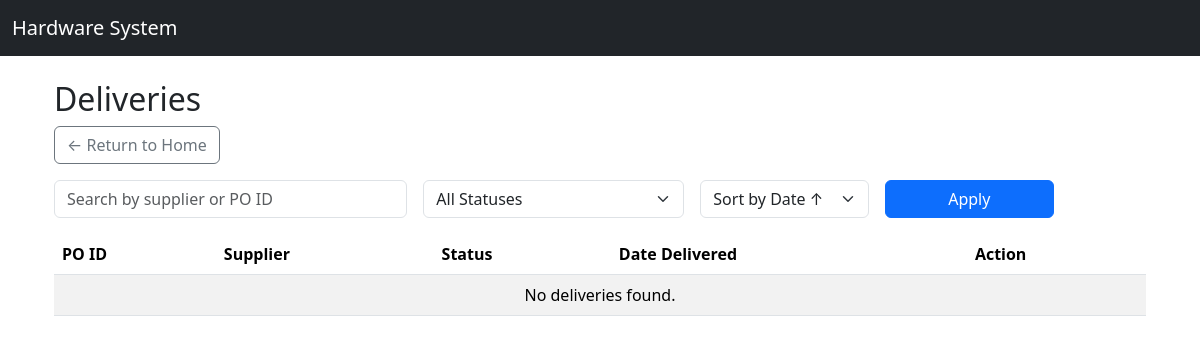
/deliveries/, run on an earlier commit of the app's database.
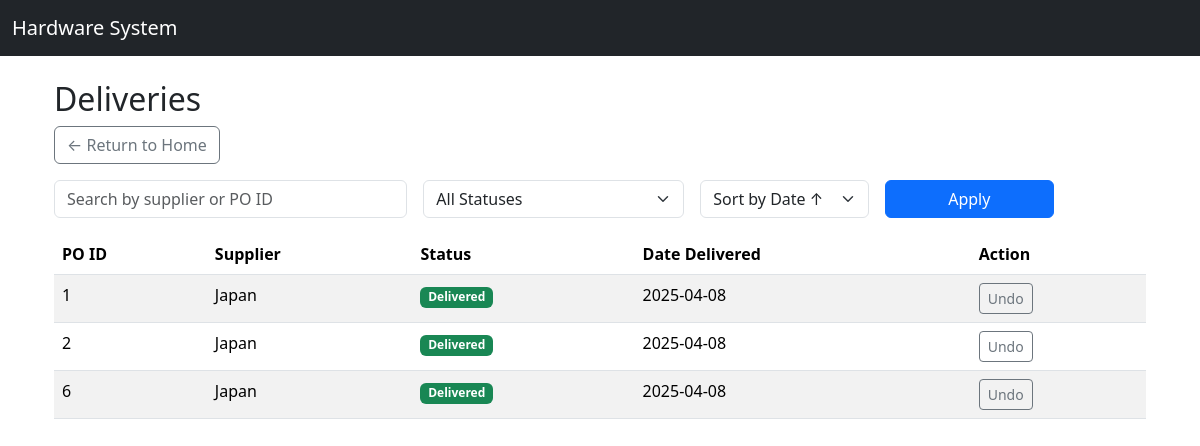
And on a later commit of the database.
### core/models.py (models this page shows, shortened)
class Delivery(models.Model):
    purchase_order = models.ForeignKey('PurchaseOrder', on_delete=models.CASCADE)
    delivery_date = models.DateField()
    received_by = models.ForeignKey('auth.User', on_delete=models.SET_NULL, null=True)
    notes = models.TextField(blank=True, null=True)
    delivered = models.BooleanField(default=False)

class PurchaseOrder(models.Model):
    supplier = models.ForeignKey(Supplier, on_delete=models.CASCADE)
    date_created = models.DateField(auto_now_add=True)
    expected_delivery_date = models.DateField(blank=True, null=True)
    status = models.CharField(max_length=20, default='Pending')  # e.g., Pending, Delivered, Cancelled

class Supplier(models.Model):
    name = models.CharField(max_length=255)
    contact_person = models.CharField(max_length=255, blank=True, null=True)
    email = models.EmailField(blank=True, null=True)
    phone = models.CharField(max_length=20, blank=True, null=True)
    address = models.TextField(blank=True, null=True)

### core/views.py (the view)
# urls.py: path('deliveries/', views.delivery_list, name='delivery_list'),
def delivery_list(request):
    search_query = request.GET.get('search', '')
    status_filter = request.GET.get('status', '')
    sort_by = request.GET.get('sort', 'delivery_date')
    deliveries = Delivery.objects.all()
    if search_query:
        deliveries = deliveries.filter(
            Q(purchase_order__supplier__name__icontains=search_query) |
            Q(purchase_order__id__icontains=search_query)
        )
    if status_filter == 'delivered':
        deliveries = deliveries.filter(delivered=True)
    elif status_filter == 'not_delivered':
        deliveries = deliveries.filter(delivered=False)
    if sort_by in ['delivery_date', '-delivery_date', 'delivered']:
        deliveries = deliveries.order_by(sort_by)
    paginator = Paginator(deliveries, 10)
    page_number = request.GET.get("page")
    page_obj = paginator.get_page(page_number)
    context = {
        'deliveries': page_obj,
        'search_query': search_query,
        'status_filter': status_filter,
        'sort_by': sort_by
    }
    return render(request, 'core/delivery_list.html', context)

### core/templates/core/delivery_list.html (shortened to what this page needs)
{% extends 'base.html' %}
{% block content %}
<div class="container mt-4">
  <h2>Deliveries</h2>
  <a href="{% url 'home' %}" class="btn btn-outline-secondary mb-3">← Return to Home</a>
  <form method="get" class="row g-3 mb-3">
    <div class="col-md-4">
      <input type="text" name="search" class="form-control" placeholder="Search by supplier or PO ID" value="{{ search_query }}">
    </div>
    <div class="col-md-3">
      <select name="status" class="form-select">
        <option value="">All Statuses</option>
      </select>
    </div>
    <div class="col-md-2">
      <select name="sort" class="form-select">
        <option value="delivery_date" {% if sort_by == 'delivery_date' %}selected{% endif %}>Sort by Date ↑</option>
      </select>
    </div>
    <div class="col-md-2">
      <button type="submit" class="btn btn-primary w-100">Apply</button>
    </div>
  </form>
  <table class="table table-striped">
    <thead>
      <tr>
        <th>PO ID</th>
        <th>Supplier</th>
        <th>Status</th>
        <th>Date Delivered</th>
        <th>Action</th>
      </tr>
    </thead>
    <tbody>
      {% for delivery in deliveries %}
      <tr>
        <td>{{ delivery.purchase_order.id }}</td>
        <td>{{ delivery.purchase_order.supplier.name }}</td>
        <td>
          {% if delivery.delivered %}
            <span class="badge bg-success">Delivered</span>
          {% else %}
            <span class="badge bg-warning text-dark">Not Delivered</span>
          {% endif %}
        </td>
        <td>{{ delivery.delivery_date|date:"Y-m-d" }}</td>
        <td>
          {% if delivery.delivered %}
            <a href="{% url 'undo_delivery' delivery.id %}" class="btn btn-sm btn-outline-secondary">Undo</a>
          {% else %}
            <a href="{% url 'mark_as_delivered' delivery.id %}" class="btn btn-sm btn-success">Mark as Delivered</a>
          {% endif %}
        </td>
      </tr>
      {% empty %}
      <tr>
        <td colspan="5" class="text-center">No deliveries found.</td>
      </tr>
      {% endfor %}
    </tbody>
  </table>
</div>
{% endblock %}

### core/templates/base.html (shortened to what this page needs)
<!DOCTYPE html>
<html lang="en">
<head>
    <link href="https://cdn.jsdelivr.net/npm/bootstrap@5.3.3/dist/css/bootstrap.min.css" rel="stylesheet">
</head>
<body>
    <nav class="navbar navbar-expand-lg navbar-dark bg-dark mb-4">
        <div class="container-fluid">
            <a class="navbar-brand" href="#">Hardware System</a>
        </div>
    </nav>
    <div class="container">
        {% block content %}
        {% endblock %}
    </div>
</body>
</html>

What changed in the data, as far as the page shows it:
added Delivery: purchase_order.id "1", purchase_order.supplier.name "Japan", delivered "Delivered", delivery_date "2025-04-08"
added Delivery: purchase_order.id "2", purchase_order.supplier.name "Japan", delivered "Delivered", delivery_date "2025-04-08"
added Delivery: purchase_order.id "6", purchase_order.supplier.name "Japan", delivered "Delivered", delivery_date "2025-04-08"
Also different on the page:
text no longer shown: "No deliveries found."
